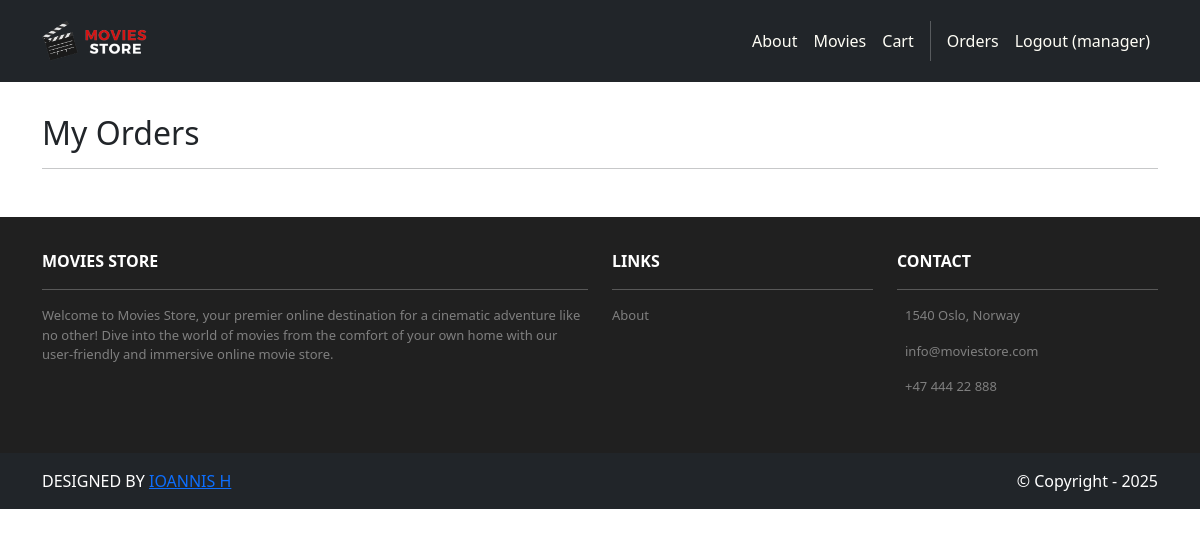
The app's page /accounts/orders/ (signed in), older data.
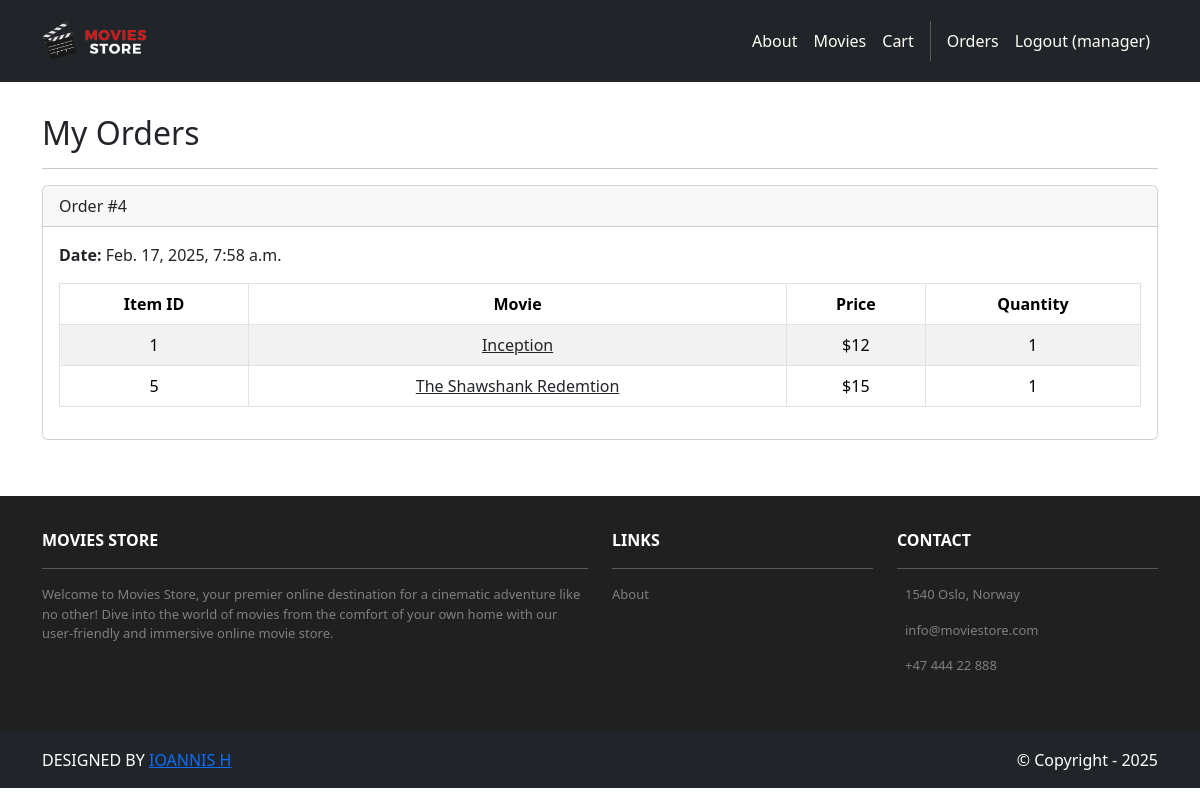
The same page, newer data.
### cart/models.py (models this page shows, shortened)
class Order(models.Model):
    total = models.IntegerField()
    date = models.DateTimeField(auto_now_add=True)
    user = models.ForeignKey(User, on_delete=models.CASCADE)

class Item(models.Model):
    price = models.IntegerField()
    quantity = models.IntegerField()
    order = models.ForeignKey(Order, on_delete=models.CASCADE)
    movie = models.ForeignKey(Movie, on_delete=models.CASCADE)

### movies/models.py (models this page shows, shortened)
class Movie(models.Model):
    name = models.CharField(max_length=255)
    price = models.IntegerField()
    description = models.TextField()
    image = models.ImageField(upload_to='movie_images/')

### accounts/views.py (the view)
# urls.py: path('orders/', views.orders, name='orders'),
@login_required
def orders(request):
    ctx = {}
    ctx['orders'] = request.user.order_set.all()
    return render(request, 'accounts/orders.html', ctx)

### accounts/templates/accounts/orders.html (shortened to what this page needs)
{% extends "_base.html" %}
{% load static %}
{% block content %}
<div class="p-3">
    <div class="container">
        <div class="row mt-3">
            <div class="col mx-auto mb-3">
                <h2>My Orders</h2>
                <hr>
                {% for order in orders  %}
                    <div class="card mb-4">
                        <div class="card-header">
                            Order #{{ order.id }}
                        </div>
                        <div class="card-body">
                            <b>Date:</b> {{ order.date }}
                            <table class="table table-bordered table-striped text-center mt-3">
                                <thead>
                                    <tr>
                                        <th scope="col">Item ID</th>
                                        <th scope="col">Movie</th>
                                        <th scope="col">Price</th>
                                        <th scope="col">Quantity</th>
                                    </tr>
                                </thead>
                                <tbody>
                                    {% for item in order.item_set.all  %}
                                        <tr>
                                            <td> {{ item.movie.id}} </td>
                                            <td> <a class="link-dark" href="{% url "movies:show" id=item.movie.id %}">{{ item.movie.name }}</a></td>
                                            <td>${{ item.movie.price }}</td>
                                            <td>{{ item.quantity }}</td>
                                        </tr>
                                    {% endfor %}
                                </tbody>
                            </table>
                        </div>
                    </div>
                {% endfor %}
            </div>
        </div>
    </div>
</div>
{% endblock content %}

Row changes from the older to the newer data that the page shows:
added Order: id "4", date "Feb. 17, 2025, 7:58 a.m."
added Item: movie.id "1", movie.name "Inception", movie.price "12", quantity "1"
added Item: movie.id "5", movie.name "The Shawshank Redemtion", movie.price "15", quantity "1"
